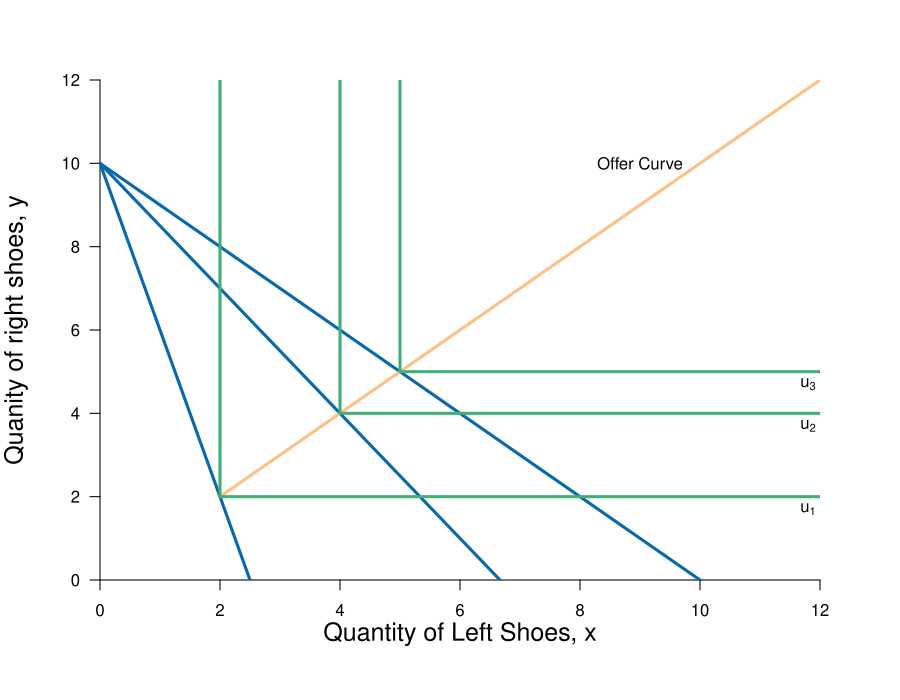

Here is the R script that generated this plot:
require(shape)
pdf(file = "bfh-textbook/constrained_optimization/offer_curve_leontief.pdf", width = 9, height = 7)

#Set parameters for graphics
axislabelsize <- 1.5
graphlinewidth <- 3
segmentlinewidth <- 2

COL <- c("#7fc97f", "#beaed4", "#fdc086", "#ffff99", "#386cb0", "#f0027f", "#bf5b17", "#666666")
COLA <- c("#99d8c9","#66c2a4","#41ae76", "#238b45", "#005824")
COLB <- c("#4eb3d3", "#2b8cbe", "#0868ac","#084081")

#Edited the margins to cater for the larger LHS labels
par(mar =  c(6, 5, 4, 4))

# uA <- function(x, y, rmax = 2, xmax = 12) {
#   y + rmax*x - (1/2)*(rmax/xmax)*x^2
# }
# 
# indiffA1 <- function(x, uA = 10, rmax = 2.5, xmax = 10) {
#   uA - rmax*x + (1/2)*(rmax/xmax)*(x^2)
# }

offerCurve <- function(x, w, rmax = 2, xmax = 12) {
  x 
}

PriceLine <- function(x, w = 10, p = 1) {
  w - p*x
}


xlims <- c(0, 12)
ylims <- c(0, 12)

npts <- 501 
x <- seq(xlims[1], xlims[2], length.out = npts)
y <- seq(ylims[1], ylims[2], length.out = npts) 
a <- c(13, 16.75, 19.25)

plot(0, 0, xlim = xlims, ylim = ylims, type = "n",
     xlab = expression(paste("")),
     ylab = expression(paste("")), 
     xaxt = "n", 
     yaxt = "n", 
     cex.lab = axislabelsize, 
     bty = "n",
     xaxs="i", 
     yaxs="i")

ticksy <- seq(from = 0, to = ylims[2], by = 2)
ylabels <- seq(from = 0, to = ylims[2], by = 2)
ticksx <- seq(from = 0, to = xlims[2], by = 2)
xlabels <- seq(from = 0, to = xlims[2], by = 2)
# ticksy <- c(0, 13, 15, 17, ylims[2])
# ylabels <- c(NA, expression(paste(y == u[1])), expression(paste(y == u[2])), expression(paste(y == u[3])), NA)
# ticksx <- c(0,  xlims[2])
# xlabels <- c(NA, NA)

axis(1, at = ticksx, pos = 0, labels = xlabels)
axis(2, at = ticksy, pos = 0, labels = ylabels, las = 1)

npts <- 500 
xx1 <- seq(xlims[1], xlims[2], length.out = npts)

#lines(xx1, bcA(xx1, w = 10, p = 1.5), col = COLB[3], lwd = graphlinewidth)
lines(xx1, PriceLine(xx1, w = 10, p = 4), col = COLB[3], lwd = graphlinewidth)
lines(xx1, PriceLine(xx1, w = 10, p = 1), col = COLB[3], lwd = graphlinewidth)
lines(xx1, PriceLine(xx1, w = 10, p = 1.5), col = COLB[3], lwd = graphlinewidth)

#lines(xx1, offerCurve(xx1, w = 10, rmax = 2, xmax = 12), col = COL[3], lwd = graphlinewidth)
#lines(xx1, indiffA1(xx1, uA = 20, rmax = 2.5, xmax = 10), col = COLB[4], lwd = graphlinewidth)



mtext(expression(paste("Quantity of Left Shoes, ", x)), side=1, line = 2.5, cex = axislabelsize)
text(-1.4, 0.5*ylims[2], expression(paste("Quanity of right shoes, ", y)), xpd = TRUE, cex = axislabelsize, srt = 90) 

#segments(4.11765, 6.17647, 5.88, 8.88, lty = 1, col = COL[2] , lwd = graphlinewidth)
#text(7.3, 3, expression("Pareto Efficient"))
#text(7.3, 2.5, expression("Curve"))
#Arrows(7.3, 3.5, 7.3, 6.1, col = "black", lty = 1, lwd = 2, arr.type = "triangle", arr.lwd = 0.5)

#Label the iso-welfare functions for the HG, Aisha
text(11.8, 1.7, expression(u[1]))
text(11.8, 3.7, expression(u[2]))
text(11.8, 4.7, expression(u[3]))

text(9, 10, expression("Offer Curve"))
#text(6.6, 8.3, expression(u[4]^A))

#Label the indifference curves for the HG, Betty
# text(7.6, 17, expression(u[1]^B))
# text(6.75, 17, expression(u[2]^B))
# text(6, 17, expression(u[3]^B))
#text(3.4, 6.9, expression(v[4]^B))

xx2 <- seq(2, xlims[2], length.out = npts)
lines(xx2, offerCurve(xx2, w = 10, rmax = 2, xmax = 12), col = COL[3], lwd = graphlinewidth)

#Graph left and right shoes
#2 for 2
segments(2, 2, 2, ylims[2], lty = 1, col = COLA[3] , lwd = graphlinewidth)
segments(2, 2, xlims[2], 2, lty = 1, col = COLA[3] , lwd = graphlinewidth)
segments(4, 4, 4, ylims[2], lty = 1, col = COLA[3] , lwd = graphlinewidth)
segments(4, 4, xlims[2], 4, lty = 1, col = COLA[3] , lwd = graphlinewidth)

segments(5, 5, 5, ylims[2], lty = 1, col = COLA[3] , lwd = graphlinewidth)
segments(5, 5, xlims[2], 5, lty = 1, col = COLA[3] , lwd = graphlinewidth)
#points(6, 6, pch = 16, col = "black", cex = 1.5)

# par(new = TRUE)
# 
# #Use the same x and ylims as previously, but with locations switched
# xlims2 <- c(18, 0)
# ylims2 <- c(18, 0)

#Leave the ylab and xlab blank to ensure no axes titles
# plot(0, 0, xlim = xlims2, ylim = ylims2, type = "n",
#      xlab = expression(paste("")),
#      ylab = expression(paste("")),
#      xaxt = "n", 
#      yaxt = "n", 
#      cex.lab = 1.3, 
#      bty = "n",
#      xaxs="i", 
#      yaxs="i")
# 
# 
# lines(xx1, indiffAlow(xx1, uA = 46.08, alpha = 16, beta = 1/24), col = COL[2], lwd = graphlinewidth)


#Set up axes at sides 3 and 4 (top and right)
# axis(side = 3, at = ticksx, pos = 0, labels = xlabels)
# axis(side = 4, at = ticksy, pos = 0, labels = ylabels, las = 0)
# mtext("B's Apples, x", side=3, line = 2.5, cex = axislabelsize)
# text(-0.8, 7, expression(paste("B's Oranges, y")), xpd = TRUE, cex = axislabelsize, srt = 270) 
# 
# #Add arrows:
# arrows(-0.8, 10, -0.8, 14, xpd = TRUE, length=0.1,angle=40,lwd=3)
# arrows(6.2, -1.8, 9, -1.8, xpd = TRUE, length=0.1,angle=40,lwd=3)
# 

#Customize ticks and labels for the plot
#ticksy <- seq(from = 0, to = 15, by = 1)
#ylabels <- seq(from = 0, to = 15, by = 1)
#ticksx <- seq(from = 0, to = 10, by = 1)
#xlabels <- seq(from = 0, to = 10, by = 1)
#axis(1, at = ticksx, pos = 0, labels = xlabels)
#axis(2, at = ticksy, pos = 0, labels = ylabels, las = 0)

dev.off()
